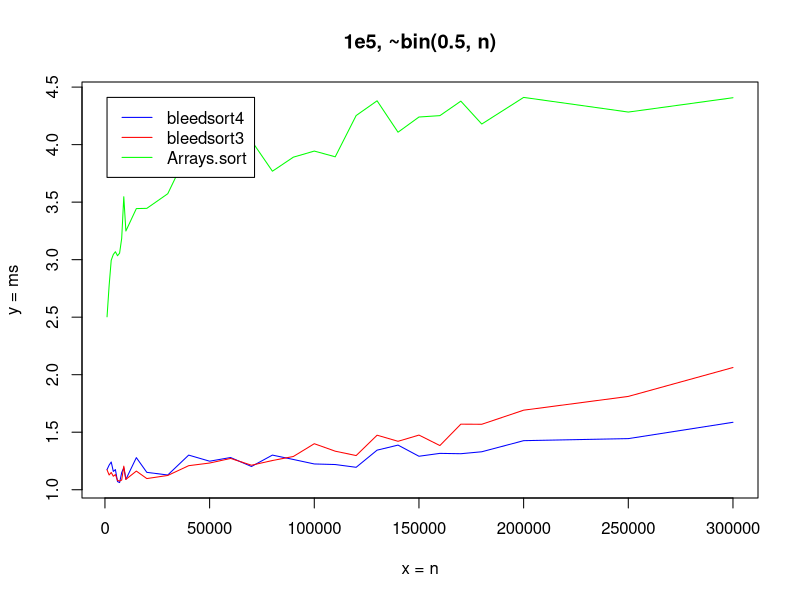
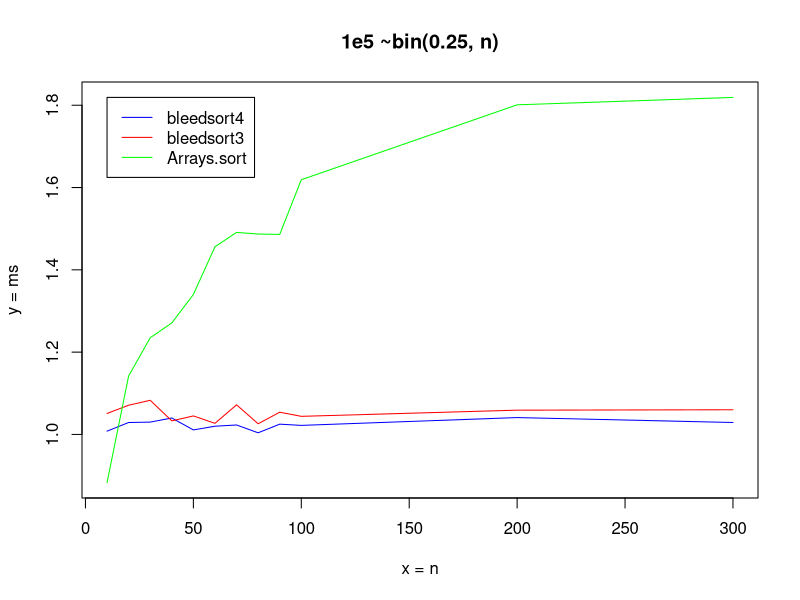
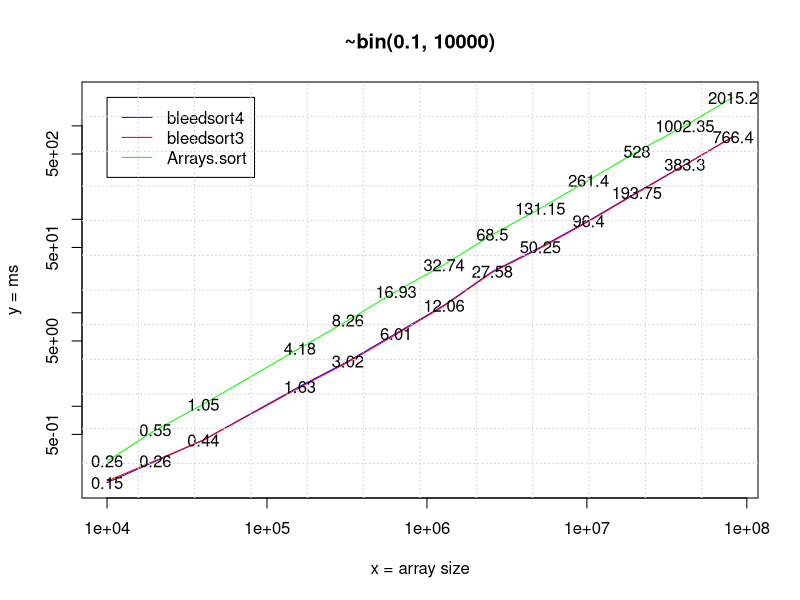
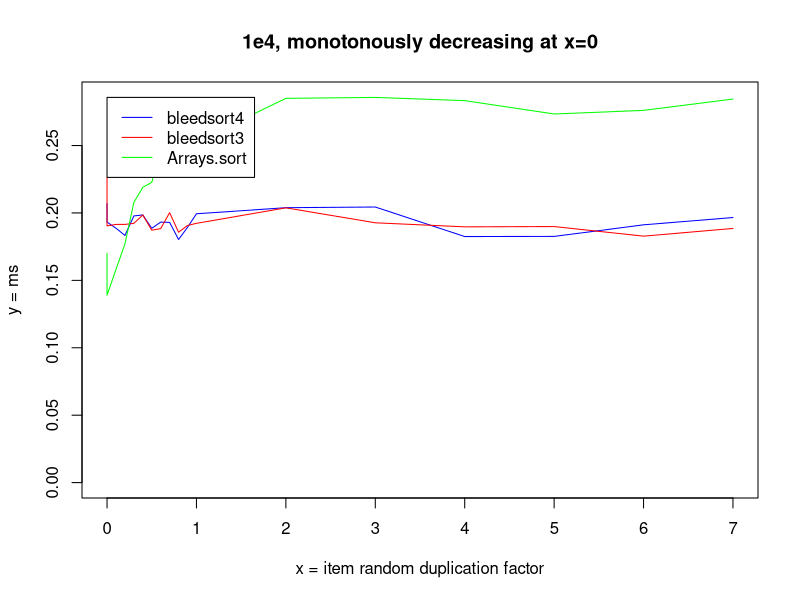
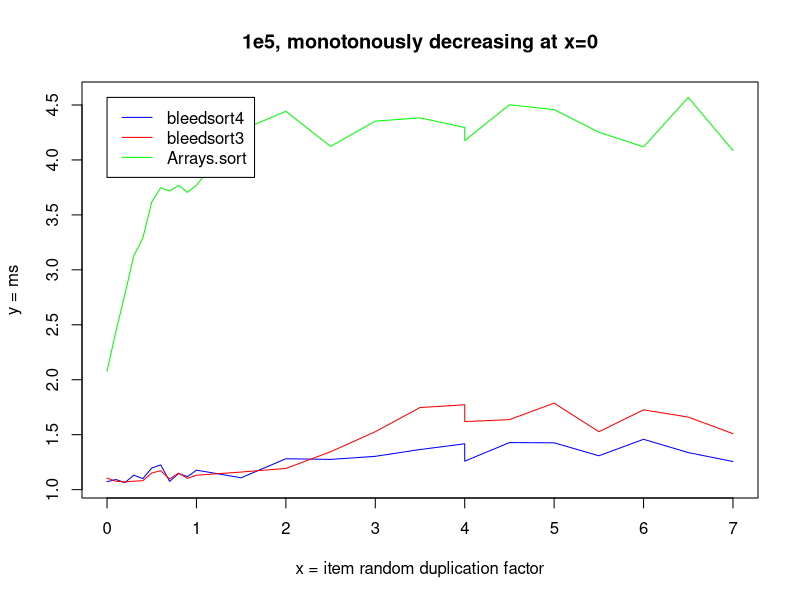
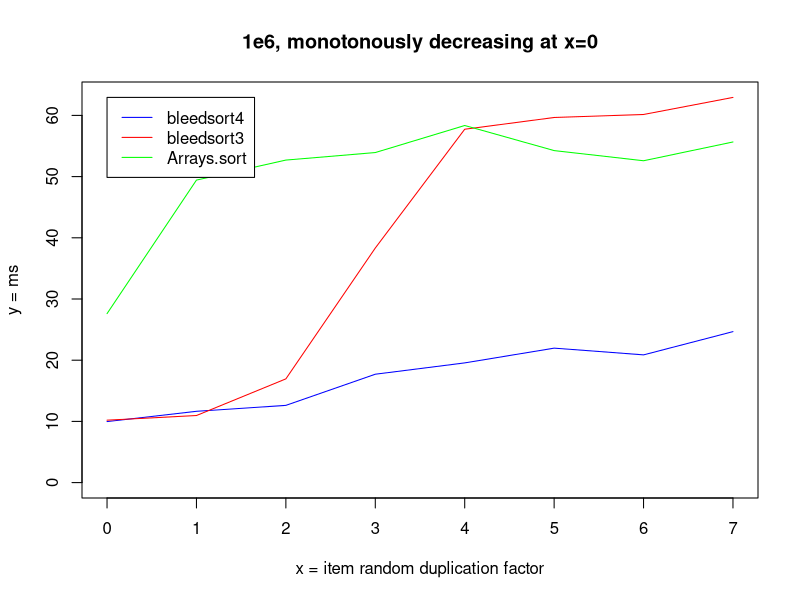
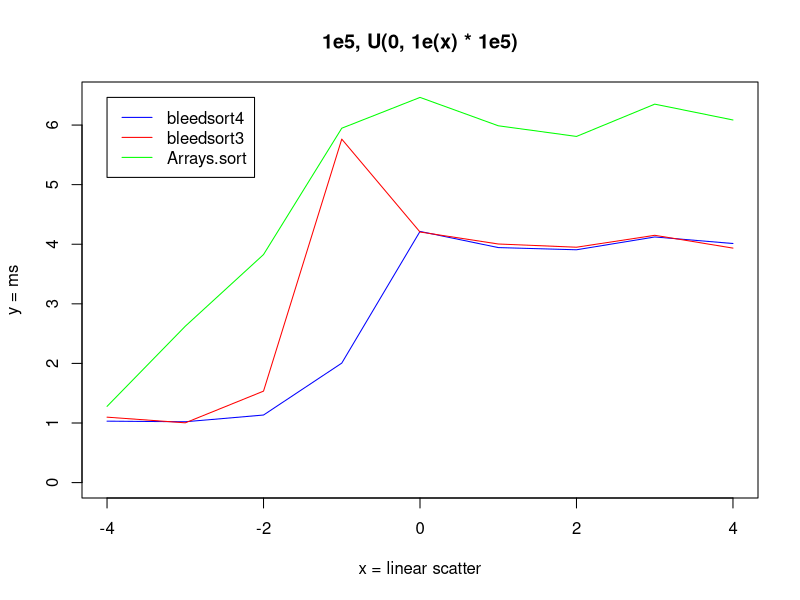
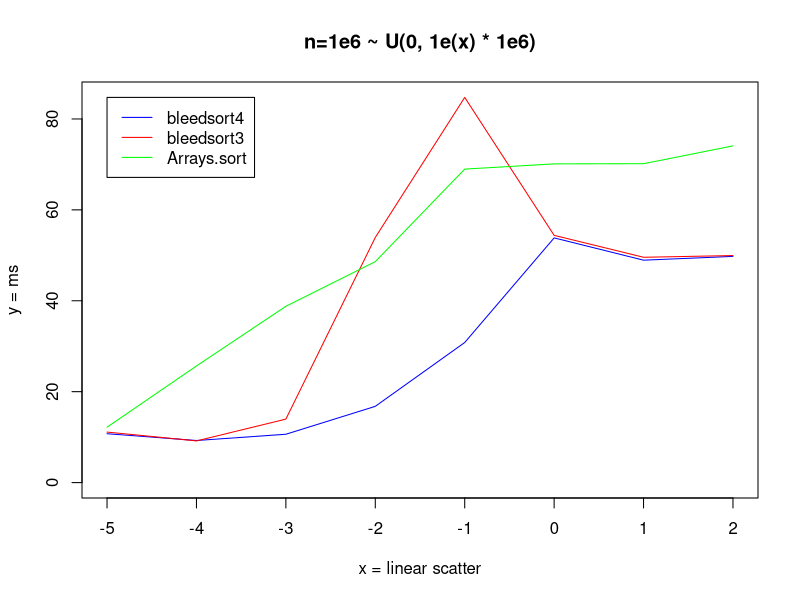

The R script that drew these images, in order:
cols = c(rgb(0,0,1,1), rgb(1,0,0,1), rgb(0,1,0,1))

t = read.table("bin-100000.csv", header=FALSE, sep=' ')
x = t$V21
xlab = "x = n"
ylab = "y = ms"
lbl = "1e5, ~bin(0.5, n)"

ymax = max(max(t$V2),max(t$V4),max(t$V6))
ymin = min(min(t$V2),min(t$V4),min(t$V6))
plot(x, t$V4, col=cols[1], ylim=c(ymin,ymax), type="l", xlab="", ylab="")
lines(x, t$V2, col=cols[2])
lines(x, t$V6, col=cols[3])
legend(min(x), ymax, c("bleedsort4", "bleedsort3", "Arrays.sort"), col=cols, lty=c(1,1))
title(main=lbl, xlab=xlab, ylab=ylab)





cols = c(rgb(0,0,1,1), rgb(1,0,0,1), rgb(0,1,0,1))

t = read.table("bin-025-1e5.csv", header=FALSE, sep=' ')
x = t$V21
xlab = "x = n"
ylab = "y = ms"
lbl = "1e5 ~bin(0.25, n)"

ymax = max(max(t$V2),max(t$V4),max(t$V6))
ymin = min(min(t$V2),min(t$V4),min(t$V6))
plot(x, t$V4, col=cols[1], ylim=c(ymin,ymax), type="l", xlab="", ylab="")
lines(x, t$V2, col=cols[2])
lines(x, t$V6, col=cols[3])
legend(min(x), ymax, c("bleedsort4", "bleedsort3", "Arrays.sort"), col=cols, lty=c(1,1))
title(main=lbl, xlab=xlab, ylab=ylab)





t = read.table("bin-01-n.csv", header=FALSE, sep=' ')
x = t$V9
xlab = "x = array size"
ylab = "y = ms"
lbl = "~bin(0.1, 10000)"

ymax = max(max(t$V2),max(t$V4),max(t$V6))
ymin = min(min(t$V2),min(t$V4),min(t$V6))
plot(x, t$V4, log="xy", col=cols[1], ylim=c(ymin,ymax), type="l", xlab="", ylab="")
lines(x, t$V2, col=cols[2])
lines(x, t$V6, col=cols[3])
legend(min(x), ymax, c("bleedsort4", "bleedsort3", "Arrays.sort"), col=cols, lty=c(1,1))
title(main=lbl, xlab=xlab, ylab=ylab)
text(x, t$V4, round(t$V4, 2), cex=1)
text(x, t$V6, round(t$V6, 2), cex=1)
grid(12,12)



cols = c(rgb(0,0,1,1), rgb(1,0,0,1), rgb(0,1,0,1))

t = read.table("decr-1e4.csv", header=FALSE)
x = t$V11
xlab = "x = item random duplication factor"
ylab = "y = ms"
lbl = "1e4, monotonously decreasing at x=0"

ymax = max(max(t$V2),max(t$V4),max(t$V6))
ymin = 0  #min(min(t$V2),min(t$V4),min(t$V6))
plot(x, t$V4, col=cols[1], ylim=c(ymin,ymax), type="l", xlab="", ylab="")
lines(x, t$V2, col=cols[2])
lines(x, t$V6, col=cols[3])
legend(min(x), ymax, c("bleedsort4", "bleedsort3", "Arrays.sort"), col=cols, lty=c(1,1))
title(main=lbl, xlab=xlab, ylab=ylab)





cols = c(rgb(0,0,1,1), rgb(1,0,0,1), rgb(0,1,0,1))

t = read.table("decr-1e5.csv", header=FALSE)
x = t$V11
xlab = "x = item random duplication factor"
ylab = "y = ms"
lbl = "1e5, monotonously decreasing at x=0"

ymax = max(max(t$V2),max(t$V4),max(t$V6))
ymin = min(min(t$V2),min(t$V4),min(t$V6))
plot(x, t$V4, col=cols[1], ylim=c(ymin,ymax), type="l", xlab="", ylab="")
lines(x, t$V2, col=cols[2])
lines(x, t$V6, col=cols[3])
legend(min(x), ymax, c("bleedsort4", "bleedsort3", "Arrays.sort"), col=cols, lty=c(1,1))
title(main=lbl, xlab=xlab, ylab=ylab)




cols = c(rgb(0,0,1,1), rgb(1,0,0,1), rgb(0,1,0,1))

t = read.table("decr-1e6.csv", header=FALSE)
x = t$V11
xlab = "x = item random duplication factor"
ylab = "y = ms"
lbl = "1e6, monotonously decreasing at x=0"

ymax = max(max(t$V2),max(t$V4),max(t$V6))
ymin = 0  #min(min(t$V2),min(t$V4),min(t$V6))
plot(x, t$V4, col=cols[1], ylim=c(ymin,ymax), type="l", xlab="", ylab="")
lines(x, t$V2, col=cols[2])
lines(x, t$V6, col=cols[3])
legend(min(x), ymax, c("bleedsort4", "bleedsort3", "Arrays.sort"), col=cols, lty=c(1,1))
title(main=lbl, xlab=xlab, ylab=ylab)




cols = c(rgb(0,0,1,1), rgb(1,0,0,1), rgb(0,1,0,1))

t = read.table("rnd-1e5.csv", header=FALSE)
x = log(t$V13, 10)
xlab = "x = linear scatter"
ylab = "y = ms"
lbl = "1e5, U(0, 1e(x) * 1e5)"

ymax = max(max(t$V2),max(t$V4),max(t$V6))
ymin = 0  #min(min(t$V2),min(t$V4),min(t$V6))
plot(x, t$V4, col=cols[1], ylim=c(ymin,ymax), type="l", xlab="", ylab="")
lines(x, t$V2, col=cols[2])
lines(x, t$V6, col=cols[3])
legend(min(x), ymax, c("bleedsort4", "bleedsort3", "Arrays.sort"), col=cols, lty=c(1,1))
title(main=lbl, xlab=xlab, ylab=ylab)




cols = c(rgb(0,0,1,1), rgb(1,0,0,1), rgb(0,1,0,1))

t = read.table("rnd-1e6.csv", header=FALSE)
x = log(t$V13, 10)
xlab = "x = linear scatter"
ylab = "y = ms"
lbl = "n=1e6 ~ U(0, 1e(x) * 1e6)"

ymax = max(max(t$V2),max(t$V4),max(t$V6))
ymin = 0  #min(min(t$V2),min(t$V4),min(t$V6))
plot(x, t$V4, col=cols[1], ylim=c(ymin,ymax), type="l", xlab="", ylab="")
lines(x, t$V2, col=cols[2])
lines(x, t$V6, col=cols[3])
legend(min(x), ymax, c("bleedsort4", "bleedsort3", "Arrays.sort"), col=cols, lty=c(1,1))
title(main=lbl, xlab=xlab, ylab=ylab)




cols = c(rgb(0,0,1,1), rgb(1,0,0,1), rgb(0,1,0,1))

t = read.table("rnd-simil-1e6.csv", header=FALSE)
x = t$V11
xlab = "x = item random duplication factor"
ylab = "y = ms"
lbl = "n=1e6, U(0,1e6) with x * 1e6 random duplications"

ymax = max(max(t$V2),max(t$V4),max(t$V6))
ymin = 0 #min(min(t$V2),min(t$V4),min(t$V6))
plot(x, t$V4, col=cols[1], ylim=c(ymin,ymax), type="l", xlab="", ylab="")
lines(x, t$V2, col=cols[2])
lines(x, t$V6, col=cols[3])
legend(min(x), 20, c("bleedsort4", "bleedsort3", "Arrays.sort"), col=cols, lty=c(1,1))
title(main=lbl, xlab=xlab, ylab=ylab)




t = read.table("rnd-simil-exp-4-1e5.csv", header=FALSE)
x = t$V11
xlab = "x = item random duplication factor"
ylab = "y = ms"
lbl = "n=1e5, U^4(0,1e5) with x * 1e5 random duplications"

ymax = max(max(t$V2),max(t$V4),max(t$V6))
ymin = 0 #min(min(t$V2),min(t$V4),min(t$V6))
plot(x, t$V4, col=cols[1], ylim=c(ymin,ymax), type="l", xlab="", ylab="")
lines(x, t$V2, col=cols[2])
lines(x, t$V6, col=cols[3])
legend(min(x), 20, c("bleedsort4", "bleedsort3", "Arrays.sort"), col=cols, lty=c(1,1))
title(main=lbl, xlab=xlab, ylab=ylab)



t = read.table("rnd-exp-dupl020-3e4.csv", header=FALSE)
x = t$V19
xlab = "x = exponent of U"
ylab = "y = ms"
lbl = "n=3e4, ~ U^x(0,1) * 3e4, with 2e4 random duplications"

ymax = max(max(t$V2),max(t$V4),max(t$V6))
ymin = 0 #min(min(t$V2),min(t$V4),min(t$V6))
plot(x, t$V4, col=cols[1], ylim=c(ymin,ymax), type="l", xlab="", ylab="")
lines(x, t$V2, col=cols[2])
lines(x, t$V6, col=cols[3])
legend(min(x), 20, c("bleedsort4", "bleedsort3", "Arrays.sort"), col=cols, lty=c(1,1))
title(main=lbl, xlab=xlab, ylab=ylab)



t = read.table("skew-07-5e5.csv", header=FALSE)
x = t$V19
xlab = "x = skew iterations"
ylab = "y = ms"
lbl = "n=5e5, skewed"
sub = "for t in [1..x]: pick z from U(0,1) iff z < 0.7^t; return first such t * 5e5"

ymax = max(max(t$V2),max(t$V4),max(t$V6))
ymin = min(min(t$V2),min(t$V4),min(t$V6))
plot(x, t$V4, col=cols[1], ylim=c(ymin,ymax), type="l", xlab="", ylab="")
lines(x, t$V2, col=cols[2])
lines(x, t$V6, col=cols[3])
legend(min(x), 20, c("bleedsort4", "bleedsort3", "Arrays.sort"), col=cols, lty=c(1,1))
title(main=lbl, sub=sub, xlab=xlab, ylab=ylab)
#text(x, t$V4, round(t$V4, 2), cex=.75) text(x, t$V6, round(t$V6, 2), cex=.75)
grid (NULL,NULL, lty = 6, col = "cornsilk2")




cols = c(rgb(0,0,1,1), rgb(1,0,0,1), rgb(0,1,0,1))

t = read.table("bin2-p02-5e4.csv", header=FALSE, sep=' ')
x = t$V21
xlab = "x = n"
ylab = "y = ms"
lbl = "n=5e4, ~ bin(0.2, n) + bin(0.8, n)"

ymax = max(max(t$V2),max(t$V4),max(t$V6))
ymin = 0 #min(min(t$V2),min(t$V4),min(t$V6))
plot(x, t$V4, col=cols[1], ylim=c(ymin,ymax), type="l", xlab="", ylab="")
lines(x, t$V2, col=cols[2])
lines(x, t$V6, col=cols[3])
legend(min(x), ymax, c("bleedsort4", "bleedsort3", "Arrays.sort"), col=cols, lty=c(1,1))
title(main=lbl, xlab=xlab, ylab=ylab)
grid (NULL,NULL, lty = 6, col = "cornsilk2")



cols = c(rgb(0,0,1,1), rgb(1,0,0,1), rgb(0,1,0,1))

t = read.table("bin2-p01-5e3.csv", header=FALSE, sep=' ')
x = t$V21
xlab = "x = n"
ylab = "y = ms"
lbl = "n=5000  ~ (bin(0.1, n) + bin(0.9, n))"

ymax = max(max(t$V2),max(t$V4),max(t$V6))
ymin = 0 #min(min(t$V2),min(t$V4),min(t$V6))
plot(x, t$V4, col=cols[1], ylim=c(ymin,ymax), type="l", xlab="", ylab="")
lines(x, t$V2, col=cols[2])
lines(x, t$V6, col=cols[3])
legend(min(x), 0.027, c("bleedsort4", "bleedsort3", "Arrays.sort"), col=cols, lty=c(1,1))
title(main=lbl, xlab=xlab, ylab=ylab)
grid (NULL,NULL, lty = 6, col = "cornsilk2")




t = read.table("bin2-5e6.csv", header=FALSE, sep=' ')
x = t$V17
xlab = "x = p"
ylab = "y = ms"
lbl = "n=5e6,  ~ (bin(p, 5000) + bin(1-p, 5000))"

ymax = max(max(t$V2),max(t$V4),max(t$V6))
ymin = 0 #min(min(t$V2),min(t$V4),min(t$V6))
plot(x, t$V4, col=cols[1], ylim=c(ymin,ymax), type="l", xlab="", ylab="")
lines(x, t$V2, col=cols[2])
lines(x, t$V6, col=cols[3])
legend(min(x), 27, c("bleedsort4", "bleedsort3", "Arrays.sort"), col=cols, lty=c(1,1))
title(main=lbl, xlab=xlab, ylab=ylab)
grid (NULL,NULL, lty = 6, col = "cornsilk2")
